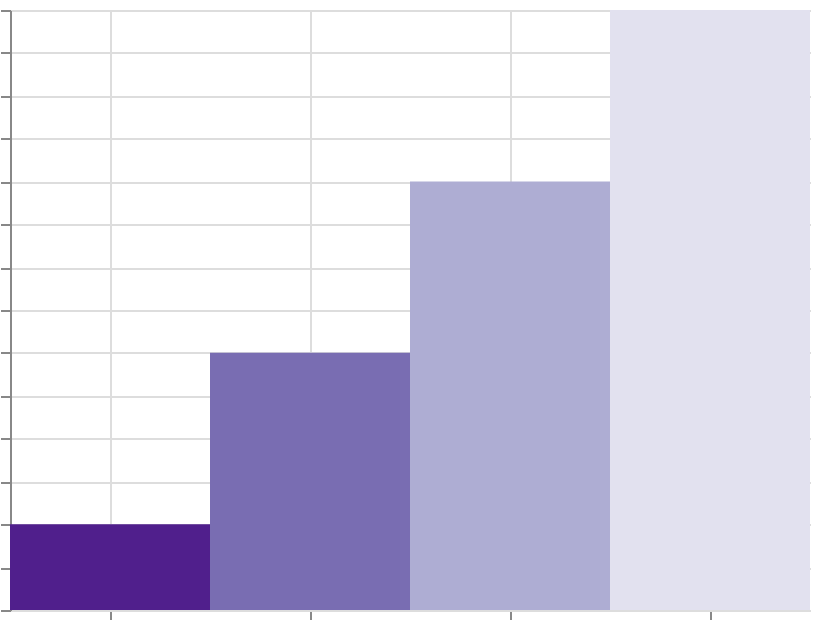

Write the Vega-Lite specification saved for this chart.
### Vega specification from a JSON file in a GitHub repository (floating-point values rounded to 4 significant figures)
{"$schema": "https://vega.github.io/schema/vega/v6.json", "width": 400, "height": 300, "padding": 5, "autosize": "none", "data": [{"name": "table", "values": [{"cat": "A", "val": 10}, {"cat": "B", "val": 30}, {"cat": "C", "val": 50}, {"cat": "D", "val": 70}]}], "scales": [{"name": "x", "type": "band", "domain": {"data": "table", "field": "cat", "sort": true}, "range": "width"}, {"name": "y", "type": "linear", "domain": {"data": "table", "field": "val"}, "range": [{"signal": "height"}, 0], "zero": true, "nice": true}, {"name": "color", "type": "sequential", "domain": {"data": "table", "field": "val"}, "scheme": "purples", "reverse": true}], "marks": [{"type": "rect", "from": {"data": "table"}, "encode": {"update": {"x": {"scale": "x", "field": "cat"}, "width": {"scale": "x", "band": 1}, "y": {"scale": "y", "field": "val"}, "y2": {"scale": "y", "value": 0}, "fill": {"scale": "color", "field": "val"}}}}], "axes": [{"scale": "x", "orient": "bottom", "grid": true, "labels": false}, {"scale": "y", "orient": "left", "grid": true, "labels": false}], "legends": [{"fill": "color"}]}
